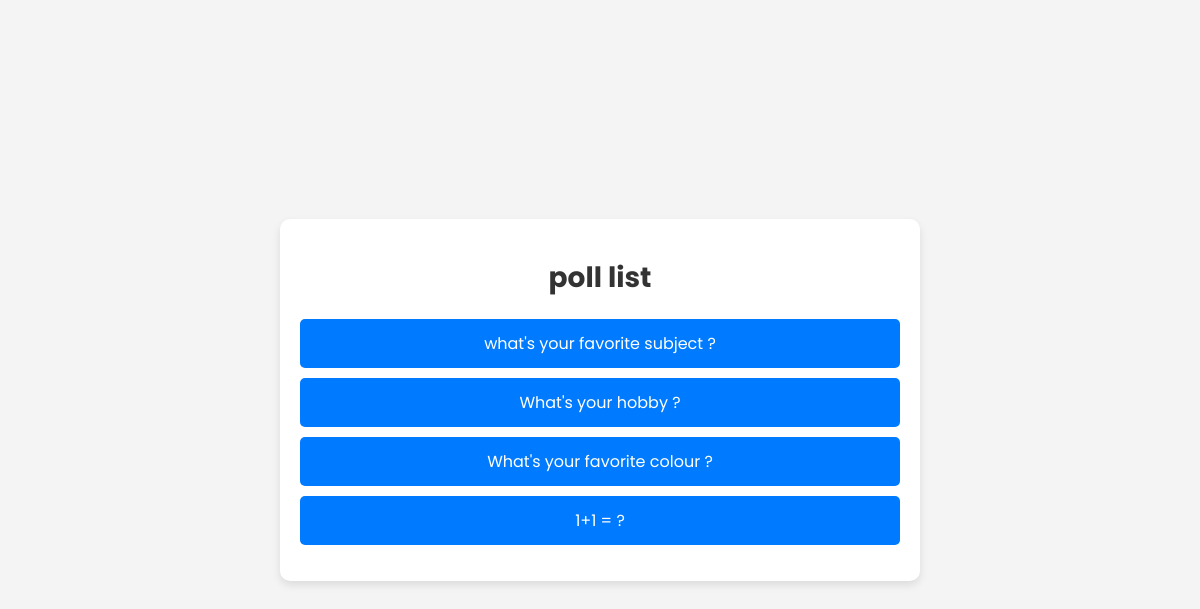
/, run on an earlier commit of the app's database.
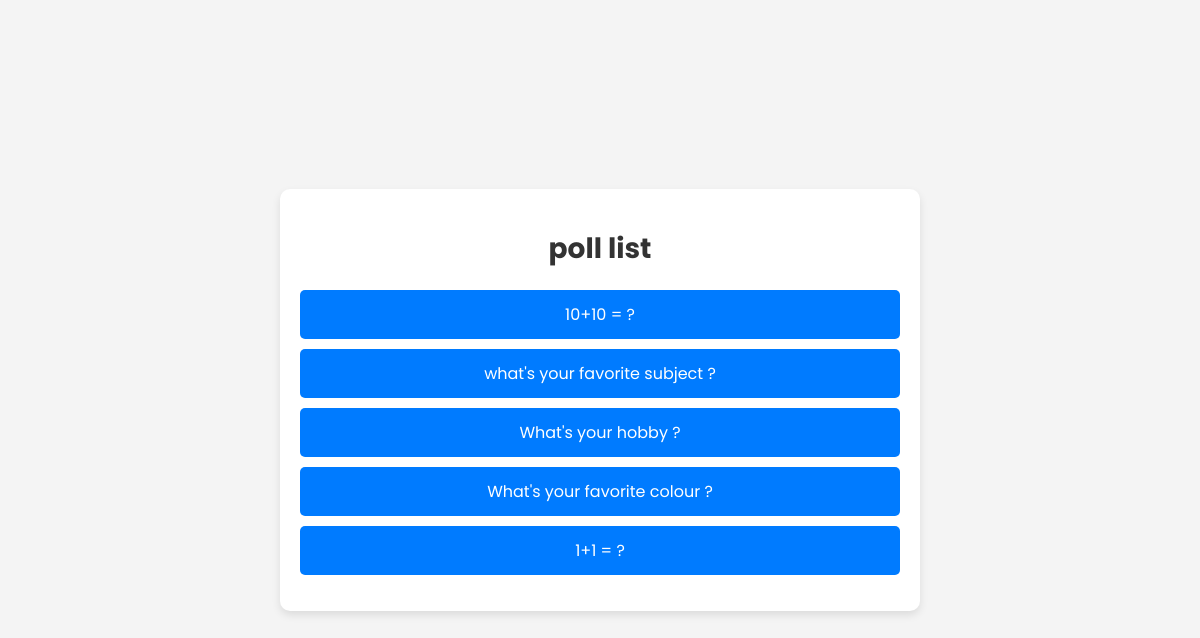
And on a later commit of the database.
### mypoll/models.py (models this page shows, shortened)
class Question(models.Model):
    question_text = models.CharField(max_length=200)
    pub_date = models.DateTimeField("date published")
    is_private = models.BooleanField(default=False)

### mypoll/views.py (the view)
# urls.py: path("", views.IndexView.as_view(), name="index"),
class IndexView(generic.ListView):
    template_name = "mypoll/index.html"
    context_object_name = "latest_question_list"
    def get_queryset(self):
        return Question.objects.order_by("-pub_date")[:5]

### mypoll/templates/mypoll/index.html (shortened to what this page needs)
<!DOCTYPE html>
<html lang="th">
<head>
</head>
<body>
    <div class="container">
        <h1 class ="title"> poll list</h1>
        {% if latest_question_list %}
            <ul>
            {% for question in latest_question_list %}
                <li><a class="poll-link" href="{% url 'mypoll:detail' question.id %}">{{ question.question_text }}</a></li>
            {% endfor %}
            </ul>
        {% else %}
            <p class="no-polls">😞 No polls are available</p>
        {% endif %}
    </div>
</body>
</html>

What changed in the data, as far as the page shows it:
added Question: question_text "10+10 = ?"
